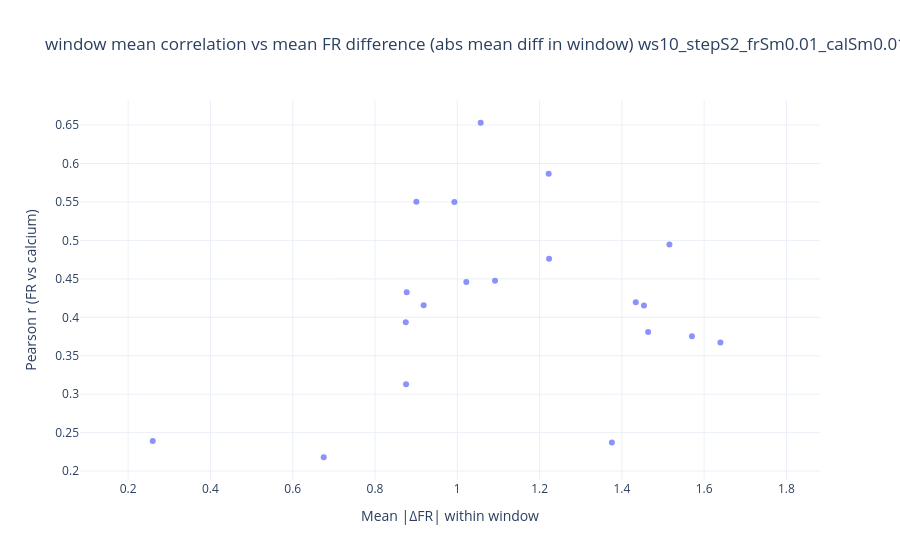

Notebook source saved alongside this figure:
### Code cell
from pathlib import Path
import plotly.graph_objects as go

OUT_DIR = Path(r"Z:\Adam-Lab-Shared\Data\Michal_Rubin\data summery\2026\SST\paramsEX")
OUT_DIR.mkdir(parents=True, exist_ok=True)
tag = f"ws{ws}_stepS{w_step}_frSm{fr_sig}_calSm{cal_sig}"
def make_scatter_and_save(x, y, title, stem):
    fig = go.Figure()
    fig.add_trace(go.Scatter(
        x=x,
        y=y,
        mode="markers",
        marker=dict(size=6, opacity=0.75),
        name="points",
        showlegend=False
    ))
    fig.update_layout(
        title=title,
        template="plotly_white",
        xaxis_title="Mean |ΔFR| within window",
        yaxis_title="Pearson r (FR vs calcium)",
    )

    svg_path = OUT_DIR / f"{stem}.svg"
    html_path = OUT_DIR / f"{stem}.html"
    save_plotly_svg_html(fig, str(svg_path), str(html_path))
    return fig



make_scatter_and_save(
    AllMeanFR, AllBcorr,
    title=f"optimal correlation vs mean FR of cell {tag}",
    stem=f"full_best_corr_vs_meanfr_{tag}"
)
make_scatter_and_save(
    AllMeanDiffMax, AllBcorr,
    title=f"optimal correlation vs mean FR difference (Max-Min in window) {tag}",
    stem=f"full_best_corr_vs_meanDiff_MaxMin_{tag}"
)

make_scatter_and_save(
    AllMeanDiffSeq, AllBcorr,
    title=f"optimal correlation vs mean FR difference (mean diff in window) {tag}",
    stem=f"full_best_corr_vs_meanDiff_{tag}"
)

make_scatter_and_save(
    AllMeanDiffSeqAbs, AllBcorr,
    title=f"optimal correlation vs mean FR difference (abs mean diff in window) {tag}",
    stem=f"full_best_corr_vs_meanDiff_AbsVal_{tag}"
)

# -------------------------
# B) Full correlation (AllCor)
# -------------------------
make_scatter_and_save(
    AllMeanFR, AllCor,
    title=f"optimal correlation vs mean FR of cell {tag}",
    stem=f"full_corr_vs_meanfr_{tag}"
)
make_scatter_and_save(
    AllMeanDiffMax, AllCor,
    title=f"correlation vs mean FR difference (Max-Min in window) {tag}",
    stem=f"full_corr_vs_meanDiff_MaxMin_{tag}"
)

make_scatter_and_save(
    AllMeanDiffSeq, AllCor,
    title=f"correlation vs mean FR difference (mean diff in window) {tag}",
    stem=f"full_corr_vs_meanDiff_{tag}"
)

make_scatter_and_save(
    AllMeanDiffSeqAbs, AllCor,
    title=f"correlation vs mean FR difference (abs mean diff in window) {tag}",
    stem=f"full_corr_vs_meanDiff_AbsVal_{tag}"
)

# -------------------------
# C) Window-mean correlation (AllCorMeanWin)
# -------------------------
make_scatter_and_save(
    AllMeanDiffMax, AllCorMeanWin,
    title=f"window mean correlation vs mean FR difference (Max-Min in window) {tag}",
    stem=f"winMean_corr_vs_meanDiff_MaxMin_{tag}"
)

make_scatter_and_save(
    AllMeanDiffSeq, AllCorMeanWin,
    title=f"window mean correlation vs mean FR difference (mean diff in window) {tag}",
    stem=f"winMean_corr_vs_meanDiff_{tag}"
)

make_scatter_and_save(
    AllMeanDiffSeqAbs, AllCorMeanWin,
    title=f"window mean correlation vs mean FR difference (abs mean diff in window) {tag}",
    stem=f"winMean_corr_vs_meanDiff_AbsVal_{tag}"
)

### Figure 1 — Plotly figure (JSON) as saved in the notebook; plotly's stock layout.template omitted (floating-point values rounded to 4 significant figures)
{"data": [{"marker": {"opacity": 0.75, "size": 6}, "mode": "markers", "name": "points", "showlegend": false, "type": "scatter", "x": [1.454, 1.222, 0.8606, 1.159, 1.57, 0.9183, 0.9027, 1.492, 1.464, 0.813, 0.8001, 1.092, 0.8392, 0.8657, 0.8253, 1.077, 0.8755, 1.223, 0.6436, 1.022, 0.7701, 1.434, 1.376, 1.516, 1.26, 0.9512, 1.639, 1.513, 1.521, 0.9839, 0.8713, 1.164, 0.945, 0.6409, 0.8413, 1.154, 0.7197, 0.3854, 1.782, 0.9043, 1.175, 0.6753, 1.028, 0.2598, 0.9112, 0.5618, 0.4421, 0.6342, 0.7834, 0.4034, 0.9817, 0.4491, 0.4054, 0.7138, 0.6357, 1.001, 0.9579, 0.5734, 0.182, 1.326, 0.877, 0.9029, 1.027, 0.8489, 1.205, 0.8377, 1.108, 0.9682, 1.19, 1.057, 1.332, 1.169, 0.6978, 0.7056, 1.446, 0.8747, 0.9321, 0.9006, 0.6504, 0.8225, 0.9929, 1.496], "y": [0.4153, 0.5866, null, null, 0.3753, 0.4156, null, null, 0.3808, null, null, 0.4474, null, null, null, null, 0.3128, 0.4762, null, 0.4461, null, 0.4196, 0.2373, 0.4946, null, null, 0.3672, null, null, null, null, null, null, null, null, null, null, null, null, null, null, 0.218, null, 0.2392, null, null, null, null, null, null, null, null, null, null, null, null, null, null, null, null, 0.4326, null, null, null, null, null, null, null, null, 0.6531, null, null, null, null, null, 0.3936, null, 0.5504, null, null, 0.5501, null]}], "layout": {"title": {"text": "window mean correlation vs mean FR difference (abs mean diff in window) ws10_stepS2_frSm0.01_calSm0.01"}, "xaxis": {"title": {"text": "Mean |ΔFR| within window"}}, "yaxis": {"title": {"text": "Pearson r (FR vs calcium)"}}}}
